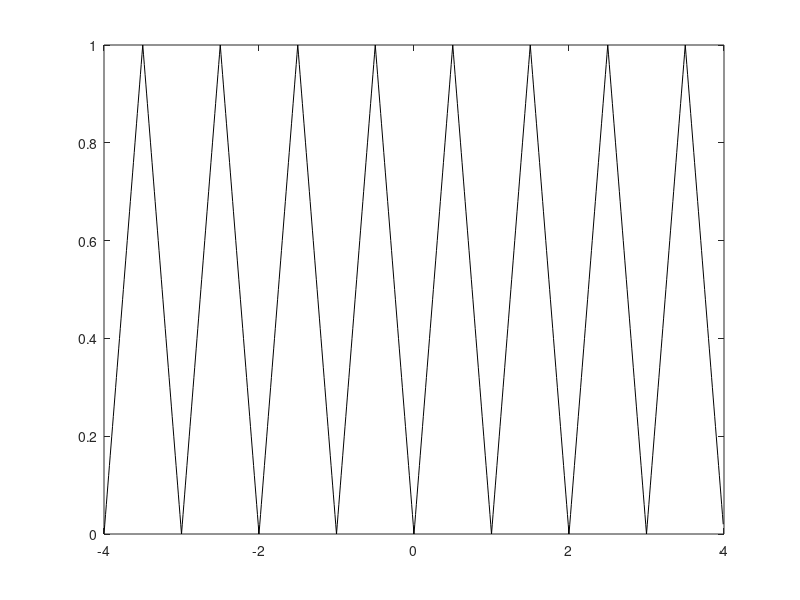

This chart was generated by the following MATLAB code:
function [fx, x] = sigHatTrain(range, delta)
% 이 함수는 삼각파 형태의 신호를 생성한다.
% [fx, x] = sighatTrain(range, delta)

if nargin == 1; delta = 0.01; end % range, delta의 갯수
if nargin == 0; delta = 0.01; range = 4; end 
% 입력 argument로 control (자동으로 argument 저장)

xu = -0.5:delta:0.5-delta; % 한 주기에 해당하는 정의역
fxu = 1-2*abs(xu); % 1-2|x| % 한 주기에 해당하는 함수



% 방법 1
x = -range:delta:range-delta;
len = length(x); %
lenxu = length(xu); % 한 주기의 샘플 수,크기  // x 기본단계의 unit 크기
%         len = lenxu*range*2;

ftri = zeros(1, len); % 초기값을 만드는 zeros /// ones 함수도 있음 -> help zeros (알려주세요)
for n=1:2*range
    ftri(1+(n-1)*lenxu:n*lenxu) = fxu; % n이 커저가면서 만들어짐. // free allocation -> c언어에서 메모리를 먼저 설정하는것과 유사
    % ftri = [ftri, fxu];
end
fx = ftri;

if nargout == 0
    plot(x,fx,'k-');
end

% matlab 은 sccipt를 함수형태로 function을 만들어서 활용할 수 있는 능력을 키워야함.
